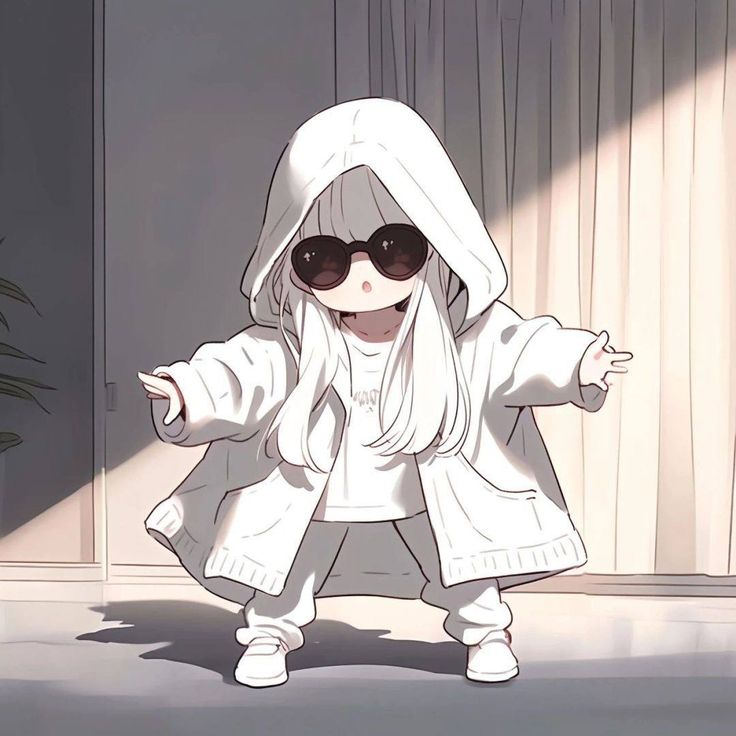
#> input picture pert.2/img.2.jpeg, 736 x 736 px, found by its file name
$ python MultiCitra.py
#> lines starting #> are read from the running program, lines starting #| are printed output that depends on the picture; after the words box and inside, x2 and y2 are one past the last pixel; in counts of white or black regions, pixels touching at a corner belong together
import cv2
import matplotlib.pyplot as plt

#Membaca gmb berwarna
img = cv2.imread('C:/Users/isna/Documents/Pengolahan Citra/praktik/img.2.jpeg')
#> img is the input picture: shape (736, 736, 3); mean B, G, R 165.8, 166.3, 173.9

#Konversi ke grayscale
gray =cv2.cvtColor(img, cv2.COLOR_BGR2GRAY)

#Biner (threshold 128)
biner = (gray < 128).astype('uint8')
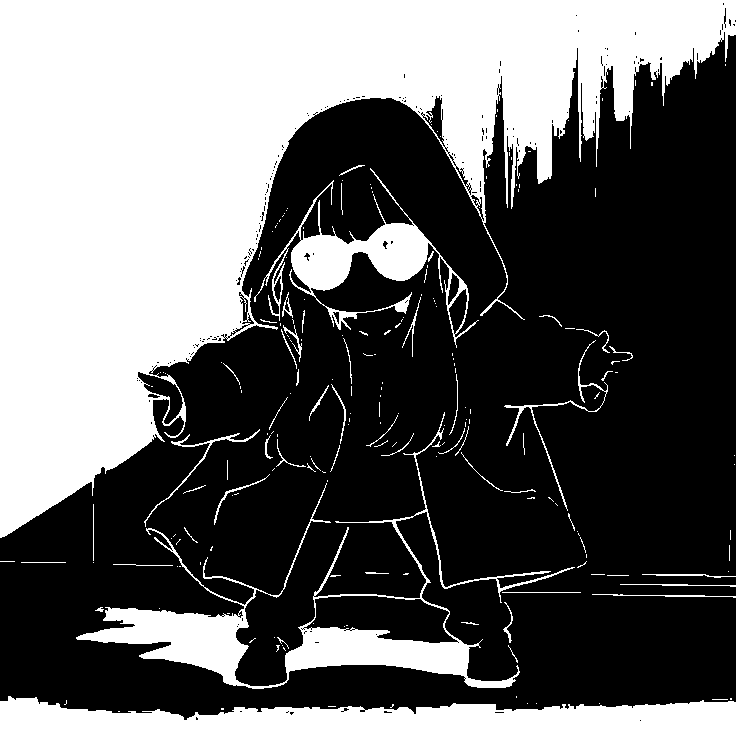
#> biner: shape (736, 736); values 0 (black) and 1 (white), 39.9% white; 208 white regions (153 under 20 px), largest, box (x1, y1, x2, y2) and area: (0, 0, 736, 538) 167324, (0, 696, 736, 736) 21085, (76, 412, 575, 689) 15624

#Negatif
negatif = 255 - gray
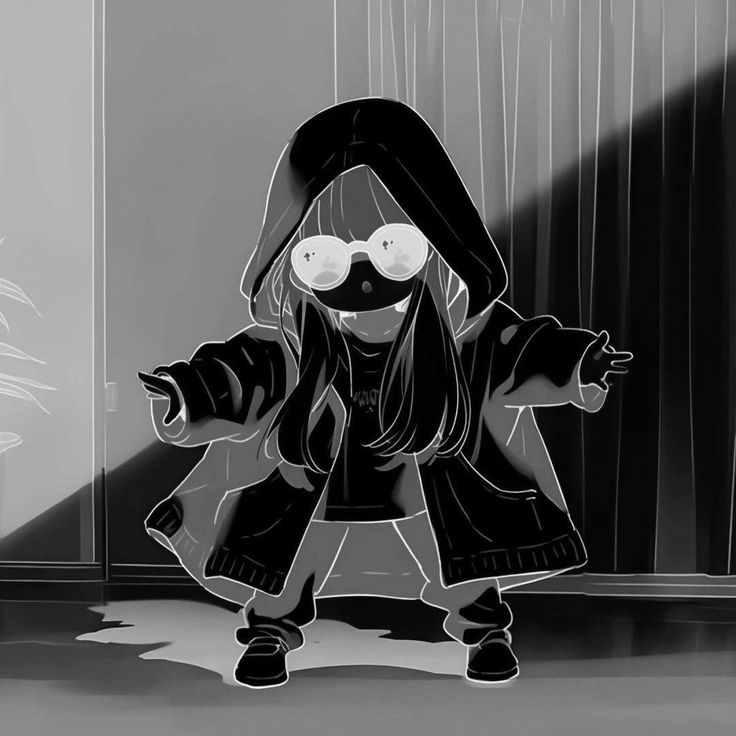
#> negatif: shape (736, 736); min 0, max 254, mean 86.5

#Subplot
plt.figure(figsize=(8,6))

#Citra asli (conv. BGR to RGB biar warna normal)
plt.subplot(2,2,1)
plt.imshow(cv2.cvtColor(img, cv2.COLOR_BGR2RGB))
plt.title('Citra Asli')
plt.axis('off')

#Grayscale
plt.subplot(2,2,2)
plt.imshow(gray, cmap='gray')
plt.title('Grayscale')
plt.axis('off')

#Biner
plt.subplot(2,2,3)
plt.imshow(biner, cmap='gray')
plt.title('Biner')
plt.axis('off')

#Negatif
plt.subplot(2,2,4)
plt.imshow(negatif, cmap='gray')
plt.title('Negatif')
plt.axis('off')

plt.tight_layout()
plt.show()
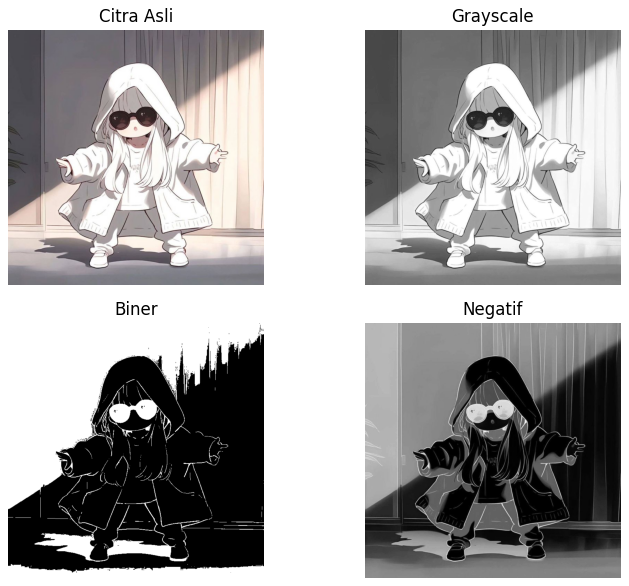
#> figure drawn by matplotlib, 4 panels
